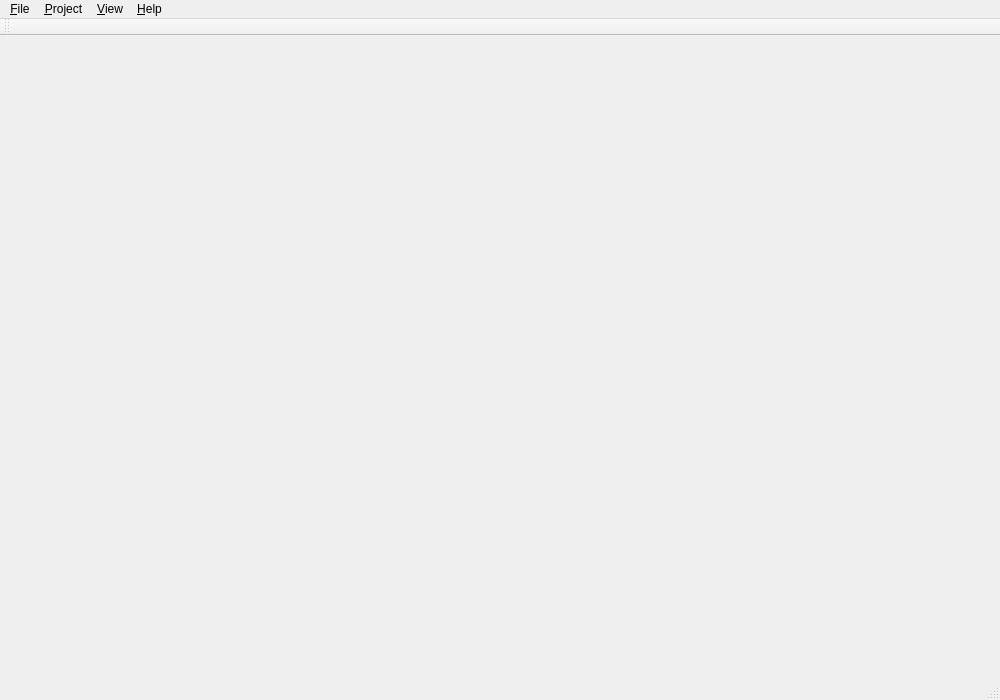
<?xml version="1.0" encoding="UTF-8"?>
<ui version="4.0">
 <class>MainWindow</class>
 <widget class="QMainWindow" name="MainWindow">
  <property name="geometry">
   <rect>
    <x>0</x>
    <y>0</y>
    <width>1000</width>
    <height>700</height>
   </rect>
  </property>
  <property name="windowTitle">
   <string>slowmoVideo UI</string>
  </property>
  <widget class="QWidget" name="centralWidget"/>
  <widget class="QMenuBar" name="menuBar">
   <property name="geometry">
    <rect>
     <x>0</x>
     <y>0</y>
     <width>1000</width>
     <height>22</height>
    </rect>
   </property>
   <widget class="QMenu" name="menuSlowmoVideo_UI">
    <property name="title">
     <string>&amp;File</string>
    </property>
    <addaction name="actionNew"/>
    <addaction name="actionOpen"/>
    <addaction name="actionSave"/>
    <addaction name="actionSave_as"/>
    <addaction name="separator"/>
    <addaction name="actionRender"/>
    <addaction name="actionRenderPreview"/>
    <addaction name="actionExamineFlow"/>
    <addaction name="separator"/>
    <addaction name="actionPreferences"/>
    <addaction name="separator"/>
    <addaction name="actionQuit"/>
    <addaction name="separator"/>
   </widget>
   <widget class="QMenu" name="menuHelp">
    <property name="title">
     <string>&amp;Help</string>
    </property>
    <addaction name="actionAbout"/>
    <addaction name="actionShortcuts"/>
   </widget>
   <widget class="QMenu" name="menuView">
    <property name="title">
     <string>&amp;View</string>
    </property>
    <addaction name="actionZoomIn"/>
    <addaction name="actionZoomOut"/>
   </widget>
   <widget class="QMenu" name="menuProject">
    <property name="title">
     <string>&amp;Project</string>
    </property>
    <addaction name="actionProjectPreferences"/>
   </widget>
   <addaction name="menuSlowmoVideo_UI"/>
   <addaction name="menuProject"/>
   <addaction name="menuView"/>
   <addaction name="menuHelp"/>
  </widget>
  <widget class="QToolBar" name="mainToolBar">
   <attribute name="toolBarArea">
    <enum>TopToolBarArea</enum>
   </attribute>
   <attribute name="toolBarBreak">
    <bool>false</bool>
   </attribute>
  </widget>
  <widget class="QStatusBar" name="statusBar"/>
  <action name="actionRender">
   <property name="text">
    <string>&amp;Render</string>
   </property>
  </action>
  <action name="actionPreferences">
   <property name="text">
    <string>Preferences</string>
   </property>
   <property name="menuRole">
    <enum>QAction::PreferencesRole</enum>
   </property>
  </action>
  <action name="actionSave">
   <property name="text">
    <string>&amp;Save</string>
   </property>
  </action>
  <action name="actionSave_as">
   <property name="text">
    <string>Save &amp;as …</string>
   </property>
  </action>
  <action name="actionOpen">
   <property name="text">
    <string>&amp;Open</string>
   </property>
  </action>
  <action name="actionShortcuts">
   <property name="text">
    <string>&amp;Shortcuts</string>
   </property>
  </action>
  <action name="actionAbout">
   <property name="text">
    <string>&amp;About</string>
   </property>
   <property name="menuRole">
    <enum>QAction::AboutRole</enum>
   </property>
  </action>
  <action name="actionQuit">
   <property name="text">
    <string>&amp;Quit</string>
   </property>
   <property name="menuRole">
    <enum>QAction::QuitRole</enum>
   </property>
  </action>
  <action name="actionRenderPreview">
   <property name="text">
    <string>Render &amp;preview</string>
   </property>
  </action>
  <action name="actionExamineFlow">
   <property name="text">
    <string>E&amp;xamine flow</string>
   </property>
   <property name="toolTip">
    <string>Examine flow at input frame</string>
   </property>
  </action>
  <action name="actionNew">
   <property name="text">
    <string>&amp;New …</string>
   </property>
  </action>
  <action name="actionProjectPreferences">
   <property name="text">
    <string>&amp;Preferences</string>
   </property>
   <property name="menuRole">
    <enum>QAction::TextHeuristicRole</enum>
   </property>
  </action>
  <action name="actionZoomIn">
   <property name="text">
    <string>Zoom &amp;in</string>
   </property>
  </action>
  <action name="actionZoomOut">
   <property name="text">
    <string>Zoom &amp;out</string>
   </property>
  </action>
 </widget>
 <layoutdefault spacing="6" margin="11"/>
 <resources/>
 <connections/>
</ui>
